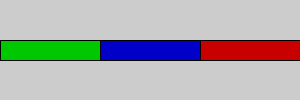
Frame 1 (no input)
Frame 60 (the mouse pressed at the canvas centre just before this capture): identical to frame 1, image omitted
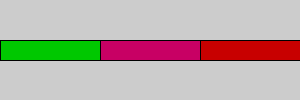
Frame 120 (the mouse held since frame 60 and released just before this capture)

The Processing sketch that drew these frames (run headless with seeded random() and noise(); from frame 60 on, the mouse is pressed at the canvas centre):

// Processing sketch: processing_148558
// ── processing_148558.pde

Button A, B, C;
void setup()
{
  size(300,100);
  A = new Button(100,40,100,20, color(200,0,100), color(0,0,200));
  B = new Button(0, 40, 100, 20, color(200,0,100), color(0, 200, 0));
  C = new Button(200, 40, 100, 20, color(200,0,100), color(200, 0, 0));
}

void draw()
{
  A.draw();
  B.draw();
  C.draw();
}
class Button
{
  int x,y,a,b;
  color normal,highlight;
  Button(int x, int y, int w, int h, color highlight, color normal)
  {
    this.x = x;
    this.y = y;
    this.a = w;
    this.b = h;
    this.highlight = highlight;
    this.normal = normal;    
  }
  void draw()
  { 
    if( mouseX>x && mouseX<x+a &&
      mouseY>y && mouseY<y+b ) {
   fill(highlight);
  }
 else { 
   fill(normal);
 }
  rect(x,y,a,b);
}
}
